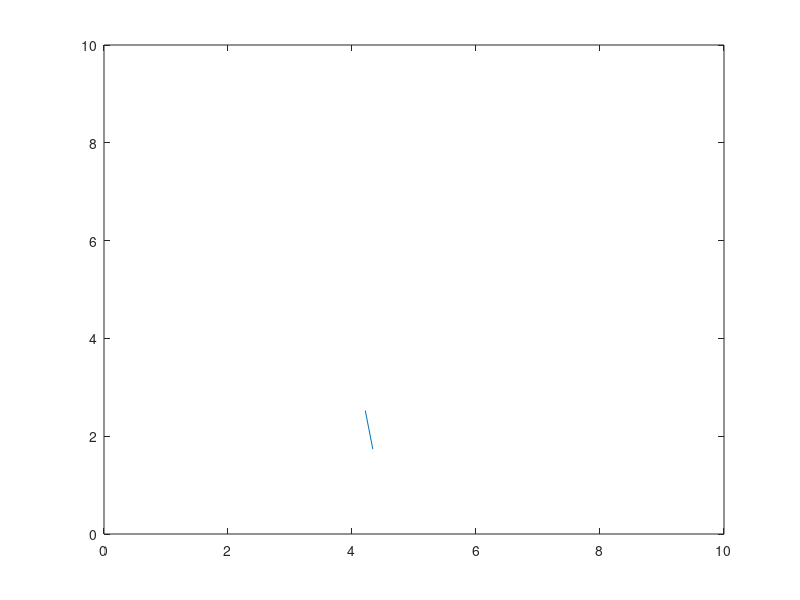

Source code (MATLAB): (Note: this script raises an error after producing the figure.)
%Emir Can Dağlı 2517704 HW3_ID2517704_Q3
%assuming that bottom left side of the table is origin
%define random x, y coordinates and angle
x = rand * 10;
y = rand * 10;
angle = 2 * pi * rand();

%define the coordination of other sides of the rod
x_2 = x + (0.8 * cos(angle));
y_2 = y + (0.8 * sin(angle));

%define the center of mass
cm_x = x + (0.4 * cos(angle));
cm_y = y + (0.4 * sin(angle));

%define the line which closest to coordinates
d = round(cm_y);

%initially, check the pen is fall down off the table
%assume that the center of mass is outside the table, pen falls down
if cm_x < 0 || cm_y < 0 || cm_x > 10 || cm_y > 10
    %A virtual line is drawn that divides the remaining parts of 
    %the pen on the table into two. 
    if (cm_x < 0 && cm_y < 0) ||  (cm_x > 10 && cm_y < 0) %checking the bottom side of the corners
        line_y = (((x - round(cm_x))*tan(angle)) + d);
        %line_y is the equation of a line drawn from the farthest point it can fall.
        %If the given coordinate is below the line, there is an intersection.
        if y < line_y
           disp("Pen falls down with touching line")
        else
           disp("Pen falls down without touching line")
        end
    elseif (cm_x < 0 && cm_y > 10) || (cm_x > 10 && cm_y > 10) %checking the upper side of the corners
        line_y = (((x - round(cm_x))*tan(angle)) + d);
        %If the given coordinate is above the line, there is an intersection.
        if y > line_y
            disp("Pen falls down with touching line")
        else
            disp("Pen falls down without touching line")
        end
    elseif cm_y < 0 || cm_y > 10
        disp("Pen falls down with touching line")
        %if there is a only center of masses acording to y are outside of
        %the table, there is a exactly intersection occurs
    elseif (y > d)  
        %If the given coordinate is below the line, there is an intersection.
        line_y = (((x - round(cm_x))*tan(angle)) + d);
        if y > line_y
            disp("Pen falls down without touching line")
        else
            disp("Pen falls down with touching line")
        end
    elseif (y < d)
        line_y = (((x - round(cm_x))*tan(angle)) + d);
        %If the given coordinate is above the line, there is an intersection.
        if y > line_y
           disp("Pen falls down with touching line")
        else
           disp("Pen falls down without touching line")
        end
    end
    
else
    %difference of y coordinates between other intersection line determines
    %the intersection or not
    if (x_2 < 0) || (x_2 > 10) %checking whether the other end of the pencil on in the table or not 
        %determine the last point where the pen touches the table
        l_y = (((round(cm_x) - x)*tan(angle)) + y);
 
        if (y - d) < 0 && (l_y - d) > 0
            disp("Intersection")
        elseif (y - d) > 0 && (l_y - d) < 0
            disp("Intersection")
        else 
            disp("No intersection")
        end
    else
        if (y - d) < 0 && (y_2 - d) > 0
            disp("Intersection")
        elseif (y - d) > 0 && (y_2 - d) < 0
            disp("Intersection")
        else 
            disp("No intersection")
        end
    end
end

x_coordinate_tip = [x x_2];
y_coordinate_tip = [y y_2];
plot(x_coordinate_tip,y_coordinate_tip)
xlim([0 10])
ylim([0 10])
ax = gca;
ax.YGrid = 'on';
ax.GridLineStyle = '-';
